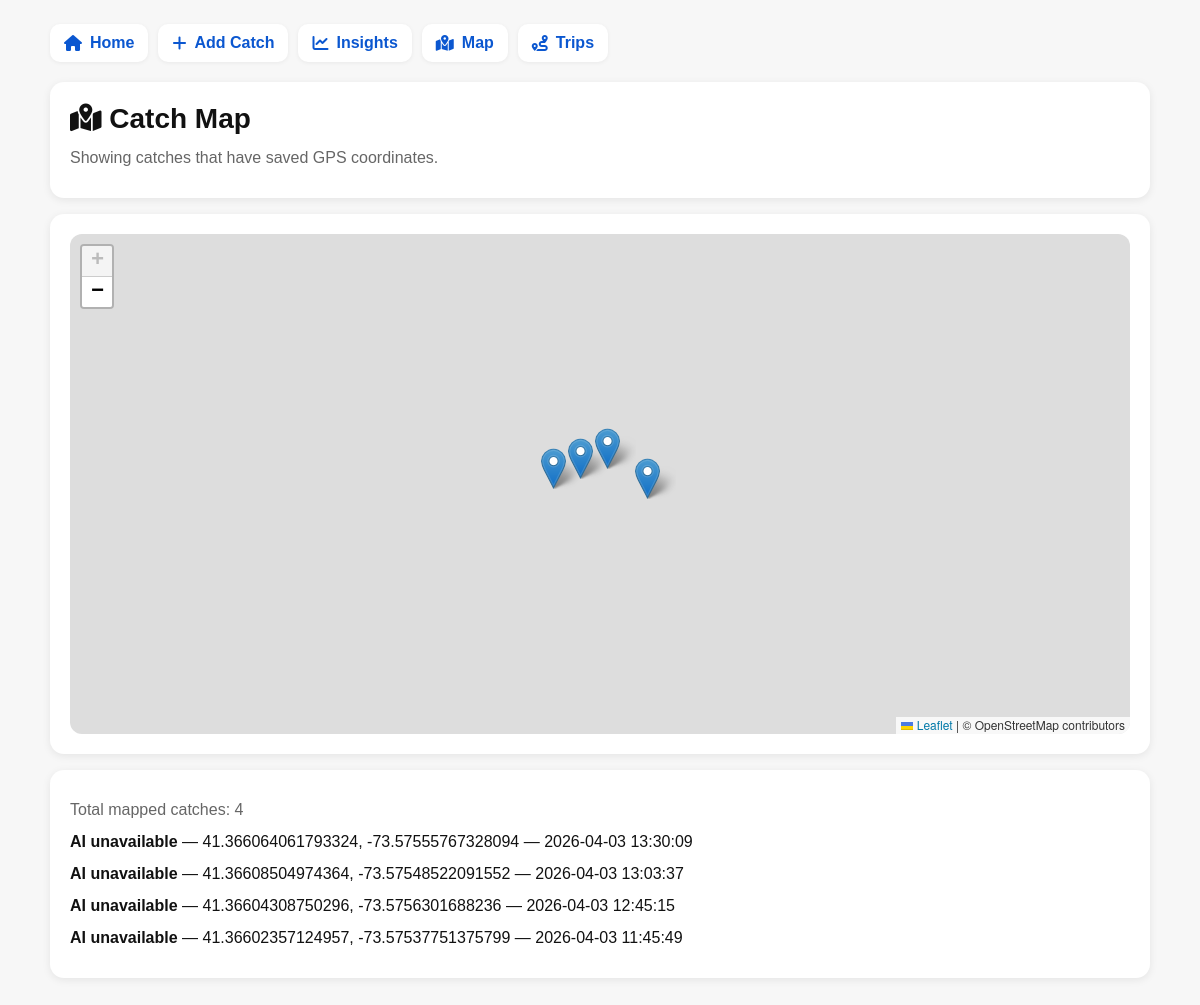
The page /map on the database its author committed.
### tables this page shows
CREATE TABLE catches (
            id INTEGER PRIMARY KEY AUTOINCREMENT,
            timestamp TEXT,
            species TEXT,
            lure TEXT,
            technique TEXT,
            location TEXT,
            weight TEXT,
            length TEXT,
            wind TEXT,
            temp TEXT,
            notes TEXT,
            mode TEXT,
            photo_path TEXT,
            photo_taken_at TEXT,
            photo_gps_lat TEXT,
            photo_gps_lon TEXT,
            photo_device TEXT,
            metadata_found INTEGER
        , is_favorite INTEGER DEFAULT 0, cloud_cover TEXT, trip_id INTEGER, water_temp TEXT, air_pressure TEXT);

### app.py (the view)
@app.route("/map")
def map_page():
    catches = get_all_catches()
    map_catches = []
    for catch in catches:
        lat_raw = clean_value(catch["photo_gps_lat"])
        lon_raw = clean_value(catch["photo_gps_lon"])
        if not lat_raw or not lon_raw:
            continue
        try:
            lat = float(lat_raw)
            lon = float(lon_raw)
        except ValueError:
            continue
        map_catches.append({
            "id": catch["id"],
            "species": clean_value(catch["species"]) or "Unknown Species",
            "timestamp": clean_value(catch["timestamp"]) or "",
            "location": clean_value(catch["location"]) or "",
            "lure": clean_value(catch["lure"]) or "",
            "notes": clean_value(catch["notes"]) or "",
            "photo_path": clean_value(catch["photo_path"]) or "",
            "latitude": lat,
            "longitude": lon,
            "is_favorite": catch["is_favorite"]
        })
    return render_template("map.html", map_catches=map_catches)

### app.py (called while the page is built, shortened)
def get_connection():
    conn = sqlite3.connect(DB_FILE)
    conn.row_factory = sqlite3.Row
    return conn

def get_all_catches(search="", species="", lure="", location=""):
    conn = get_connection()
    cursor = conn.cursor()
    query = "SELECT * FROM catches WHERE 1=1"
    params = []
    if species:
        query += " AND species = ?"
        params.append(species)
    if lure:
        query += " AND lure = ?"
        params.append(lure)
    if location:
        query += " AND location = ?"
        params.append(location)
    query += " ORDER BY id DESC"
    cursor.execute(query, params)
    catches = cursor.fetchall()
    conn.close()
    return catches

def clean_value(value):
    if value is None:
        return None
    value = str(value).strip()
    if value == "":
        return None
    return value

### templates/map.html (shortened to what this page needs)
{% extends "base.html" %}
{% block content %}
<div class="card">
    <h1><i class="fa-solid fa-map-location-dot"></i> Catch Map</h1>
    <p class="muted">Showing catches that have saved GPS coordinates.</p>
</div>
<div class="card">
    <div id="catch-map" style="width: 100%; height: 500px; border-radius: 12px;"></div>
</div>
<div class="card">
    <p class="muted">Total mapped catches: {{ map_catches|length }}</p>
    {% if map_catches %}
        {% for catch in map_catches %}
            <p style="margin-bottom: 8px;">
                <strong>{{ catch["species"] }}</strong>
                — {{ catch["latitude"] }}, {{ catch["longitude"] }}
                {% if catch["timestamp"] %} — {{ catch["timestamp"] }}{% endif %}
            </p>
        {% endfor %}
    {% else %}
        <p class="muted" style="margin-bottom: 0;">No mapped catches yet.</p>
    {% endif %}
</div>
{% endblock %}

### templates/base.html (shortened to what this page needs)
<!doctype html>
<html>
<head>
    <link
        rel="stylesheet"
        href="https://cdnjs.cloudflare.com/ajax/libs/font-awesome/6.5.2/css/all.min.css"
    >
    <link
        rel="stylesheet"
        href="https://unpkg.com/leaflet@1.9.4/dist/leaflet.css"
    >
</head>
<body>
<div class="nav">
    <a href="{{ url_for('home') }}">
        <i class="fa-solid fa-house"></i>
        <span>Home</span>
    </a>
    <a href="{{ url_for('add_catch') }}">
        <i class="fa-solid fa-plus"></i>
        <span>Add Catch</span>
    </a>
    <a href="{{ url_for('insights') }}">
        <i class="fa-solid fa-chart-line"></i>
        <span>Insights</span>
    </a>
    <a href="{{ url_for('map_page') }}">
        <i class="fa-solid fa-map-location-dot"></i>
        <span>Map</span>
    </a>
    <a href="{{ url_for('trips') }}">
        <i class="fa-solid fa-route"></i>
        <span>Trips</span>
    </a>
</div>
{% block content %}{% endblock %}
</body>
</html>

### templates/base.html (style rules this page uses)
body { font-family: Arial, sans-serif; max-width: 1100px; margin: 0 auto; padding: 16px; background: #f7f7f7; color: #111; }
h1 { margin-top: 0; margin-bottom: 10px; font-size: 28px; line-height: 1.2; }
p { margin: 8px 0; line-height: 1.5; }
a, button { text-decoration: none; cursor: pointer; }
.nav { margin-bottom: 20px; display: flex; flex-wrap: wrap; gap: 10px; }
.nav a { color: #0b57d0; font-weight: bold; background: white; padding: 10px 14px; border-radius: 10px; box-shadow: 0 1px 4px rgba(0,0,0,0.06); display: inline-flex; align-items: center; gap: 8px; }
.card { background: white; border-radius: 14px; padding: 16px; margin-bottom: 16px; box-shadow: 0 2px 8px rgba(0,0,0,0.08); }
.muted { color: #666; }
@media (min-width: 700px) { body { padding: 24px; } }
@media (min-width: 700px) { .card { padding: 20px; } }

### rows shown on the page
catches: species "AI unavailable", latitude "41.366064061793324", longitude "-73.57555767328094", timestamp "2026-04-03 13:30:09"
catches: species "AI unavailable", latitude "41.36608504974364", longitude "-73.57548522091552", timestamp "2026-04-03 13:03:37"
catches: species "AI unavailable", latitude "41.36604308750296", longitude "-73.5756301688236", timestamp "2026-04-03 12:45:15"
catches: species "AI unavailable", latitude "41.36602357124957", longitude "-73.57537751375799", timestamp "2026-04-03 11:45:49"

### other values the page prints
{{ map_catches|length }} "4"
